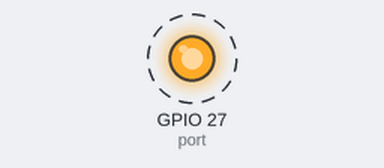
Bench run of a program on a simulated Raspberry Pi (BCM pin numbers). Parts: output pins drawn as LEDs (lit = HIGH). Dashed ring = blinking. What the program prints to the terminal is not drawn.

Above: at 0.2 s.
Timing chart, 0 to 3.0 s (numbered marks = the images above):
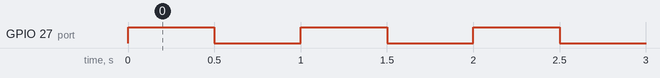

The program:

20250128-example11_led_basic.py
```python
#!/usr/bin/env python3

port=27
b=0

from RPi import GPIO
from time import sleep

GPIO.setmode(GPIO.BCM)
GPIO.setwarnings(False)
GPIO.setup(port, GPIO.OUT)

while True:
    b=int(not(b))
    print('GPIO'+str(port),'=',b)
    GPIO.output(port,b)
    sleep(0.5)
```

Measured:
- by itself, GPIO 27 (port): alternates HIGH for 0.50 s and LOW for 0.50 s
